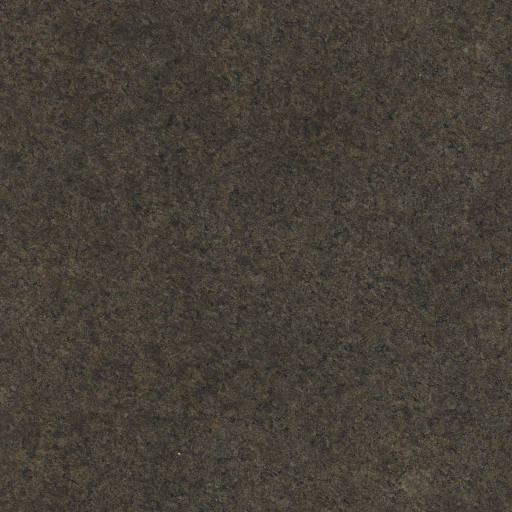
#> input picture assets/realism/seaside_rock_diff_1k.jpg, 1024 x 1024 px (shown at 1/2 size); the run also reads 2 pictures not shown here
$ python prepare-coastal-assets.py
#> lines starting #> are read from the running program, lines starting #| are printed output that depends on the picture
"""Prepare compact, unpainted derivatives of the CC0 Seaside Rock scan.

Only format/resolution change. Color stays sRGB; normal/ARM stay linear data.
The downloaded originals are retained and checked against Poly Haven metadata.
Authoring-only dependencies: Pillow and NumPy; no game runtime dependency.
"""
from hashlib import md5, sha256
from pathlib import Path
import json
import numpy as np
from PIL import Image

ROOT = Path(__file__).resolve().parents[1]
SOURCE = ROOT / "assets/realism"
RUNTIME = ROOT / "assets/runtime"
EXPECTED = {
    "diff": "d719765f07b7e5ec40ef7acb9b718df5",
    "nor_gl": "6a4f25d9acbf0376611f5e4c33a779d2",
    "arm": "d3844d383ed08d29337378e6b488a4cc",
}
report = {"source": {}, "runtime": {}, "gpu_rgba8_mip_bytes": 0}
for kind, expected in EXPECTED.items():
    path = SOURCE / f"seaside_rock_{kind}_1k.jpg"
    data = path.read_bytes()
    assert md5(data).hexdigest() == expected, f"Source checksum mismatch: {path}"
    report["source"][path.name] = {
        "bytes": len(data), "sha256": sha256(data).hexdigest(),
        "size": Image.open(path).size, "md5": expected,
    }

Image.open(SOURCE / "seaside_rock_diff_1k.jpg").convert("RGB").resize(
    (768, 768), Image.Resampling.LANCZOS
).save(RUNTIME / "coastal_rock_color.webp", quality=90, method=6, exact=True)
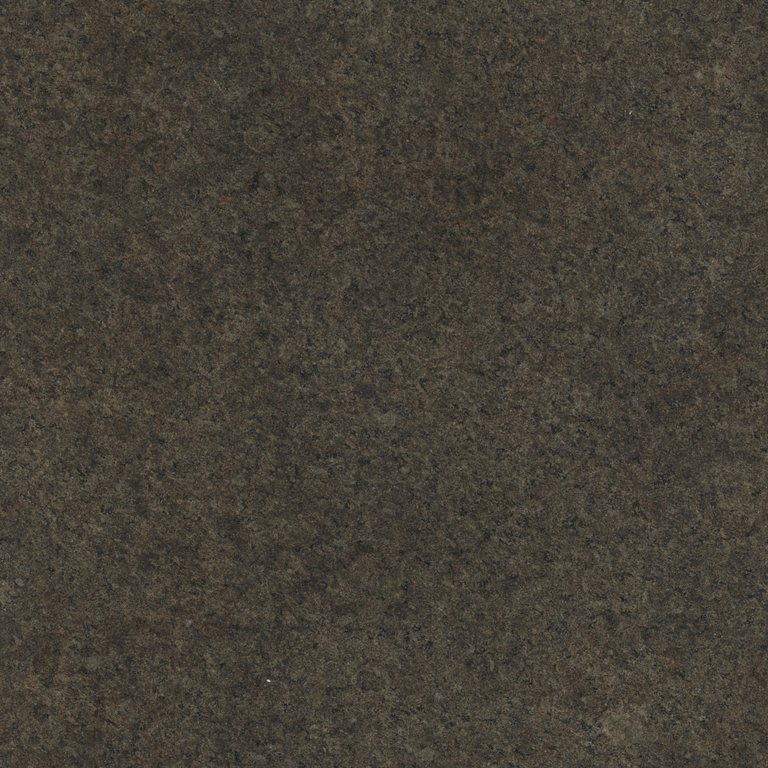
#> saved as coastal_rock_color.webp: PIL image 768x768 RGB; mean R, G, B 69.3, 64.2, 54.9

# Average the 1024px vector normal in linear vector space, normalize, then
# encode losslessly. This avoids compression bias and keeps subdued relief.
normal = np.asarray(Image.open(SOURCE / "seaside_rock_nor_gl_1k.jpg").convert("RGB"), dtype=np.float32)
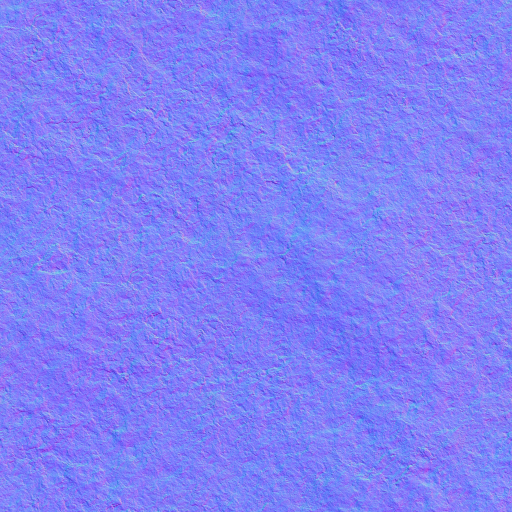
#> normal: shape (1024, 1024, 3) float32 (shown at 1/2 size); mean R, G, B 128.1, 128.3, 247.2
assert normal.shape == (1024, 1024, 3)
vectors = normal / 127.5 - 1
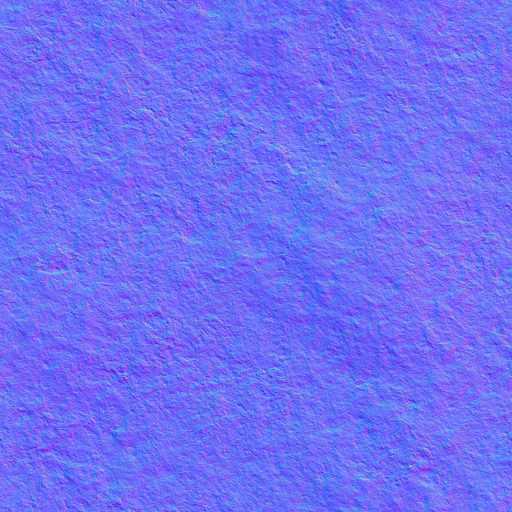
#> vectors: shape (1024, 1024, 3) float32 (shown at 1/2 size); mean R, G, B 0.00478, 0.00666, 0.934; drawn with min black and max white
vectors = vectors.reshape(512, 2, 512, 2, 3).mean(axis=(1, 3))
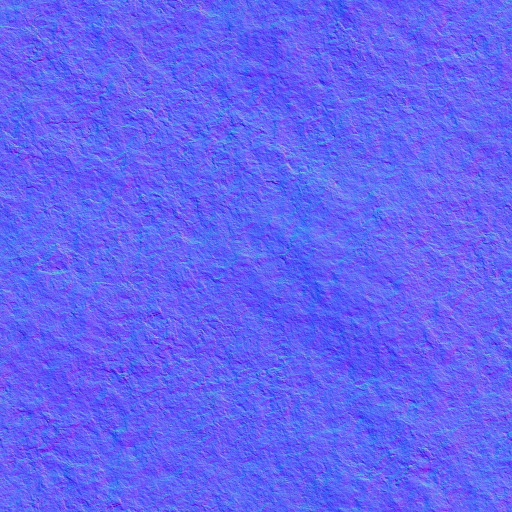
#> vectors: shape (512, 512, 3) float32; mean R, G, B 0.00478, 0.00666, 0.935; drawn with min black and max white
vectors /= np.maximum(np.linalg.norm(vectors, axis=2, keepdims=True), 1e-6)
encoded = np.rint(np.clip((vectors + 1) * 127.5, 0, 255)).astype(np.uint8)
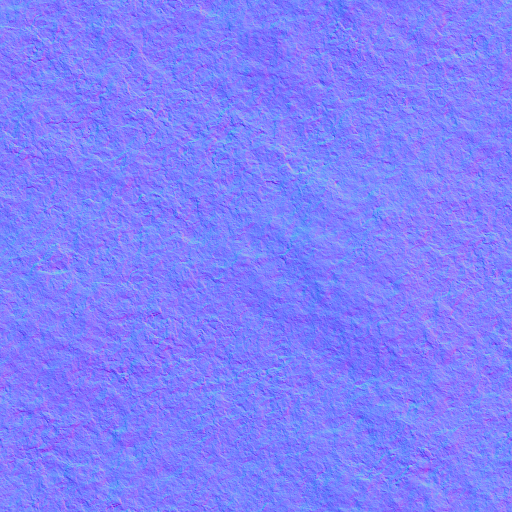
#> encoded: shape (512, 512, 3); mean R, G, B 128, 128.1, 252.7
Image.fromarray(encoded).save(
    RUNTIME / "coastal_rock_normal.webp", lossless=True, quality=100, method=6, exact=True
)

Image.open(SOURCE / "seaside_rock_arm_1k.jpg").convert("RGB").resize(
    (384, 384), Image.Resampling.LANCZOS
).save(RUNTIME / "coastal_rock_arm.webp", quality=91, method=6, exact=True)
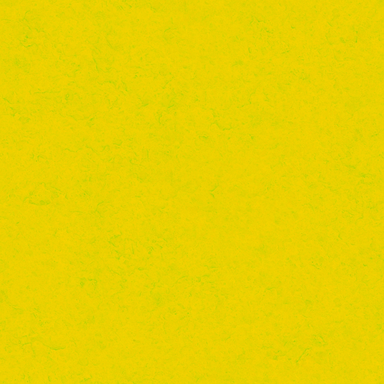
#> saved as coastal_rock_arm.webp: PIL image 384x384 RGB; mean R, G, B 231, 208.6, 0.8

for name in ["coastal_rock_color.webp", "coastal_rock_normal.webp", "coastal_rock_arm.webp"]:
    path = RUNTIME / name
    data = path.read_bytes()
    width, height = Image.open(path).size
#> width = 768; height = 768
    report["runtime"][name] = {"bytes": len(data), "sha256": sha256(data).hexdigest(), "size": [width, height]}
    # Exact full chain, including non-power-of-two dimensions.
    while True:
        report["gpu_rgba8_mip_bytes"] += width * height * 4
        if width == 1 and height == 1:
            break
        width, height = max(1, width // 2), max(1, height // 2)
#> this loop made 10 passes
#> (width, height) on passes 1 to 9: (384, 384), (192, 192), (96, 96), (48, 48), (24, 24), (12, 12), (6, 6), (3, 3), (1, 1)
#> after the loop, report = 3 items
report["runtime_bytes"] = sum(item["bytes"] for item in report["runtime"].values())
assert report["runtime_bytes"] < 700_000
print(json.dumps(report, indent=2))
#> (printed output is left out)
